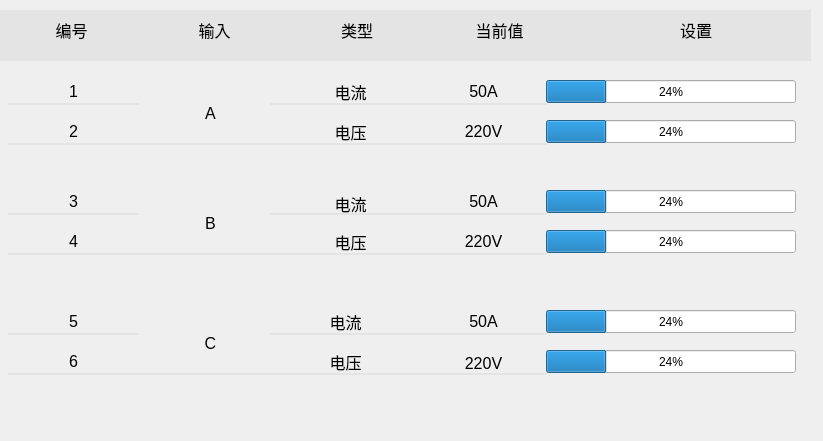
<?xml version="1.0" encoding="UTF-8"?>
<ui version="4.0">
 <class>MajorSetting</class>
 <widget class="QWidget" name="MajorSetting">
  <property name="geometry">
   <rect>
    <x>0</x>
    <y>0</y>
    <width>823</width>
    <height>441</height>
   </rect>
  </property>
  <property name="windowTitle">
   <string>Form</string>
  </property>
  <property name="styleSheet">
   <string notr="true">QLabel{
	border-left:none;
	border-right:none;
	border-top: none;
	border-bottom:2px solid rgb(228,228,228);
}</string>
  </property>
  <widget class="QWidget" name="widget_2" native="true">
   <property name="geometry">
    <rect>
     <x>0</x>
     <y>10</y>
     <width>811</width>
     <height>451</height>
    </rect>
   </property>
   <property name="styleSheet">
    <string notr="true"/>
   </property>
   <widget class="QWidget" name="widget_3" native="true">
    <property name="geometry">
     <rect>
      <x>0</x>
      <y>-10</y>
      <width>821</width>
      <height>61</height>
     </rect>
    </property>
    <property name="styleSheet">
     <string notr="true"/>
    </property>
    <layout class="QHBoxLayout" name="horizontalLayout_2">
     <property name="spacing">
      <number>0</number>
     </property>
     <item>
      <widget class="QLabel" name="label_4">
       <property name="font">
        <font>
         <pointsize>12</pointsize>
        </font>
       </property>
       <property name="styleSheet">
        <string notr="true">background-color: rgb(228,228,228);
color: rgb(0,0,0);</string>
       </property>
       <property name="text">
        <string>编号</string>
       </property>
       <property name="alignment">
        <set>Qt::AlignCenter</set>
       </property>
      </widget>
     </item>
     <item>
      <widget class="QLabel" name="label_5">
       <property name="font">
        <font>
         <pointsize>12</pointsize>
        </font>
       </property>
       <property name="styleSheet">
        <string notr="true">background-color: rgb(228,228,228);
color: rgb(0,0,0);</string>
       </property>
       <property name="text">
        <string>输入</string>
       </property>
       <property name="alignment">
        <set>Qt::AlignCenter</set>
       </property>
      </widget>
     </item>
     <item>
      <widget class="QLabel" name="label_6">
       <property name="font">
        <font>
         <pointsize>12</pointsize>
        </font>
       </property>
       <property name="styleSheet">
        <string notr="true">background-color: rgb(228,228,228);
color: rgb(0,0,0);</string>
       </property>
       <property name="text">
        <string>类型</string>
       </property>
       <property name="alignment">
        <set>Qt::AlignCenter</set>
       </property>
      </widget>
     </item>
     <item>
      <widget class="QLabel" name="label_7">
       <property name="font">
        <font>
         <pointsize>12</pointsize>
        </font>
       </property>
       <property name="styleSheet">
        <string notr="true">background-color: rgb(228,228,228);
color: rgb(0,0,0);</string>
       </property>
       <property name="text">
        <string>当前值</string>
       </property>
       <property name="alignment">
        <set>Qt::AlignCenter</set>
       </property>
      </widget>
     </item>
     <item>
      <widget class="QLabel" name="label_8">
       <property name="minimumSize">
        <size>
         <width>250</width>
         <height>0</height>
        </size>
       </property>
       <property name="font">
        <font>
         <pointsize>12</pointsize>
        </font>
       </property>
       <property name="styleSheet">
        <string notr="true">background-color: rgb(228,228,228);
color: rgb(0,0,0);</string>
       </property>
       <property name="text">
        <string>设置</string>
       </property>
       <property name="alignment">
        <set>Qt::AlignCenter</set>
       </property>
      </widget>
     </item>
    </layout>
   </widget>
   <widget class="QLabel" name="label_9">
    <property name="geometry">
     <rect>
      <x>8</x>
      <y>70</y>
      <width>131</width>
      <height>25</height>
     </rect>
    </property>
    <property name="font">
     <font>
      <pointsize>12</pointsize>
     </font>
    </property>
    <property name="styleSheet">
     <string notr="true"/>
    </property>
    <property name="text">
     <string>1</string>
    </property>
    <property name="alignment">
     <set>Qt::AlignCenter</set>
    </property>
   </widget>
   <widget class="QLabel" name="label_11">
    <property name="geometry">
     <rect>
      <x>270</x>
      <y>70</y>
      <width>161</width>
      <height>25</height>
     </rect>
    </property>
    <property name="font">
     <font>
      <pointsize>12</pointsize>
     </font>
    </property>
    <property name="styleSheet">
     <string notr="true"/>
    </property>
    <property name="text">
     <string>电流</string>
    </property>
    <property name="alignment">
     <set>Qt::AlignCenter</set>
    </property>
   </widget>
   <widget class="QLabel" name="label_1_cur">
    <property name="geometry">
     <rect>
      <x>420</x>
      <y>70</y>
      <width>127</width>
      <height>25</height>
     </rect>
    </property>
    <property name="font">
     <font>
      <pointsize>12</pointsize>
     </font>
    </property>
    <property name="styleSheet">
     <string notr="true"/>
    </property>
    <property name="text">
     <string>50A</string>
    </property>
    <property name="alignment">
     <set>Qt::AlignCenter</set>
    </property>
   </widget>
   <widget class="QLabel" name="label_14">
    <property name="geometry">
     <rect>
      <x>270</x>
      <y>110</y>
      <width>161</width>
      <height>25</height>
     </rect>
    </property>
    <property name="font">
     <font>
      <pointsize>12</pointsize>
     </font>
    </property>
    <property name="styleSheet">
     <string notr="true"/>
    </property>
    <property name="text">
     <string>电压</string>
    </property>
    <property name="alignment">
     <set>Qt::AlignCenter</set>
    </property>
   </widget>
   <widget class="QLabel" name="label_15">
    <property name="geometry">
     <rect>
      <x>8</x>
      <y>110</y>
      <width>131</width>
      <height>25</height>
     </rect>
    </property>
    <property name="font">
     <font>
      <pointsize>12</pointsize>
     </font>
    </property>
    <property name="styleSheet">
     <string notr="true"/>
    </property>
    <property name="text">
     <string>2</string>
    </property>
    <property name="alignment">
     <set>Qt::AlignCenter</set>
    </property>
   </widget>
   <widget class="QLabel" name="label_16">
    <property name="geometry">
     <rect>
      <x>130</x>
      <y>74</y>
      <width>161</width>
      <height>61</height>
     </rect>
    </property>
    <property name="font">
     <font>
      <pointsize>12</pointsize>
     </font>
    </property>
    <property name="styleSheet">
     <string notr="true"/>
    </property>
    <property name="text">
     <string>A</string>
    </property>
    <property name="alignment">
     <set>Qt::AlignCenter</set>
    </property>
   </widget>
   <widget class="QLabel" name="label_1_vol">
    <property name="geometry">
     <rect>
      <x>420</x>
      <y>110</y>
      <width>127</width>
      <height>25</height>
     </rect>
    </property>
    <property name="font">
     <font>
      <pointsize>12</pointsize>
     </font>
    </property>
    <property name="styleSheet">
     <string notr="true"/>
    </property>
    <property name="text">
     <string>220V</string>
    </property>
    <property name="alignment">
     <set>Qt::AlignCenter</set>
    </property>
   </widget>
   <widget class="QLabel" name="label_19">
    <property name="geometry">
     <rect>
      <x>270</x>
      <y>184</y>
      <width>161</width>
      <height>21</height>
     </rect>
    </property>
    <property name="font">
     <font>
      <pointsize>12</pointsize>
     </font>
    </property>
    <property name="styleSheet">
     <string notr="true"/>
    </property>
    <property name="text">
     <string>电流</string>
    </property>
    <property name="alignment">
     <set>Qt::AlignCenter</set>
    </property>
   </widget>
   <widget class="QLabel" name="label_20">
    <property name="geometry">
     <rect>
      <x>8</x>
      <y>180</y>
      <width>131</width>
      <height>25</height>
     </rect>
    </property>
    <property name="font">
     <font>
      <pointsize>12</pointsize>
     </font>
    </property>
    <property name="styleSheet">
     <string notr="true"/>
    </property>
    <property name="text">
     <string>3</string>
    </property>
    <property name="alignment">
     <set>Qt::AlignCenter</set>
    </property>
   </widget>
   <widget class="QLabel" name="label_21">
    <property name="geometry">
     <rect>
      <x>8</x>
      <y>220</y>
      <width>131</width>
      <height>25</height>
     </rect>
    </property>
    <property name="font">
     <font>
      <pointsize>12</pointsize>
     </font>
    </property>
    <property name="styleSheet">
     <string notr="true"/>
    </property>
    <property name="text">
     <string>4</string>
    </property>
    <property name="alignment">
     <set>Qt::AlignCenter</set>
    </property>
   </widget>
   <widget class="QLabel" name="label_2_vol">
    <property name="geometry">
     <rect>
      <x>420</x>
      <y>220</y>
      <width>127</width>
      <height>25</height>
     </rect>
    </property>
    <property name="font">
     <font>
      <pointsize>12</pointsize>
     </font>
    </property>
    <property name="styleSheet">
     <string notr="true"/>
    </property>
    <property name="text">
     <string>220V</string>
    </property>
    <property name="alignment">
     <set>Qt::AlignCenter</set>
    </property>
   </widget>
   <widget class="QLabel" name="label_2_cur">
    <property name="geometry">
     <rect>
      <x>420</x>
      <y>180</y>
      <width>127</width>
      <height>25</height>
     </rect>
    </property>
    <property name="font">
     <font>
      <pointsize>12</pointsize>
     </font>
    </property>
    <property name="styleSheet">
     <string notr="true"/>
    </property>
    <property name="text">
     <string>50A</string>
    </property>
    <property name="alignment">
     <set>Qt::AlignCenter</set>
    </property>
   </widget>
   <widget class="QLabel" name="label_26">
    <property name="geometry">
     <rect>
      <x>130</x>
      <y>184</y>
      <width>161</width>
      <height>61</height>
     </rect>
    </property>
    <property name="font">
     <font>
      <pointsize>12</pointsize>
     </font>
    </property>
    <property name="styleSheet">
     <string notr="true"/>
    </property>
    <property name="text">
     <string>B</string>
    </property>
    <property name="alignment">
     <set>Qt::AlignCenter</set>
    </property>
   </widget>
   <widget class="QLabel" name="label_27">
    <property name="geometry">
     <rect>
      <x>270</x>
      <y>220</y>
      <width>161</width>
      <height>25</height>
     </rect>
    </property>
    <property name="font">
     <font>
      <pointsize>12</pointsize>
     </font>
    </property>
    <property name="styleSheet">
     <string notr="true"/>
    </property>
    <property name="text">
     <string>电压</string>
    </property>
    <property name="alignment">
     <set>Qt::AlignCenter</set>
    </property>
   </widget>
   <widget class="QLabel" name="label_3_vol">
    <property name="geometry">
     <rect>
      <x>420</x>
      <y>344</y>
      <width>127</width>
      <height>21</height>
     </rect>
    </property>
    <property name="font">
     <font>
      <pointsize>12</pointsize>
     </font>
    </property>
    <property name="styleSheet">
     <string notr="true"/>
    </property>
    <property name="text">
     <string>220V</string>
    </property>
    <property name="alignment">
     <set>Qt::AlignCenter</set>
    </property>
   </widget>
   <widget class="QLabel" name="label_3_cur">
    <property name="geometry">
     <rect>
      <x>420</x>
      <y>300</y>
      <width>127</width>
      <height>25</height>
     </rect>
    </property>
    <property name="font">
     <font>
      <pointsize>12</pointsize>
     </font>
    </property>
    <property name="styleSheet">
     <string notr="true"/>
    </property>
    <property name="text">
     <string>50A</string>
    </property>
    <property name="alignment">
     <set>Qt::AlignCenter</set>
    </property>
   </widget>
   <widget class="QLabel" name="label_32">
    <property name="geometry">
     <rect>
      <x>8</x>
      <y>340</y>
      <width>131</width>
      <height>25</height>
     </rect>
    </property>
    <property name="font">
     <font>
      <pointsize>12</pointsize>
     </font>
    </property>
    <property name="styleSheet">
     <string notr="true"/>
    </property>
    <property name="text">
     <string>6</string>
    </property>
    <property name="alignment">
     <set>Qt::AlignCenter</set>
    </property>
   </widget>
   <widget class="QLabel" name="label_33">
    <property name="geometry">
     <rect>
      <x>8</x>
      <y>300</y>
      <width>131</width>
      <height>25</height>
     </rect>
    </property>
    <property name="font">
     <font>
      <pointsize>12</pointsize>
     </font>
    </property>
    <property name="styleSheet">
     <string notr="true"/>
    </property>
    <property name="text">
     <string>5</string>
    </property>
    <property name="alignment">
     <set>Qt::AlignCenter</set>
    </property>
   </widget>
   <widget class="QLabel" name="label_34">
    <property name="geometry">
     <rect>
      <x>270</x>
      <y>340</y>
      <width>151</width>
      <height>25</height>
     </rect>
    </property>
    <property name="font">
     <font>
      <pointsize>12</pointsize>
     </font>
    </property>
    <property name="styleSheet">
     <string notr="true"/>
    </property>
    <property name="text">
     <string>电压</string>
    </property>
    <property name="alignment">
     <set>Qt::AlignCenter</set>
    </property>
   </widget>
   <widget class="QLabel" name="label_35">
    <property name="geometry">
     <rect>
      <x>130</x>
      <y>304</y>
      <width>161</width>
      <height>61</height>
     </rect>
    </property>
    <property name="font">
     <font>
      <pointsize>12</pointsize>
     </font>
    </property>
    <property name="styleSheet">
     <string notr="true"/>
    </property>
    <property name="text">
     <string>C</string>
    </property>
    <property name="alignment">
     <set>Qt::AlignCenter</set>
    </property>
   </widget>
   <widget class="QLabel" name="label_38">
    <property name="geometry">
     <rect>
      <x>270</x>
      <y>300</y>
      <width>151</width>
      <height>25</height>
     </rect>
    </property>
    <property name="font">
     <font>
      <pointsize>12</pointsize>
     </font>
    </property>
    <property name="styleSheet">
     <string notr="true"/>
    </property>
    <property name="text">
     <string>电流</string>
    </property>
    <property name="alignment">
     <set>Qt::AlignCenter</set>
    </property>
   </widget>
   <widget class="MyProgressBar" name="progressBar">
    <property name="geometry">
     <rect>
      <x>546</x>
      <y>70</y>
      <width>250</width>
      <height>23</height>
     </rect>
    </property>
    <property name="styleSheet">
     <string notr="true"/>
    </property>
    <property name="value">
     <number>24</number>
    </property>
   </widget>
   <widget class="MyProgressBar" name="progressBar_2">
    <property name="geometry">
     <rect>
      <x>546</x>
      <y>110</y>
      <width>250</width>
      <height>23</height>
     </rect>
    </property>
    <property name="value">
     <number>24</number>
    </property>
   </widget>
   <widget class="MyProgressBar" name="progressBar_3">
    <property name="geometry">
     <rect>
      <x>546</x>
      <y>180</y>
      <width>250</width>
      <height>23</height>
     </rect>
    </property>
    <property name="value">
     <number>24</number>
    </property>
   </widget>
   <widget class="MyProgressBar" name="progressBar_4">
    <property name="geometry">
     <rect>
      <x>546</x>
      <y>220</y>
      <width>250</width>
      <height>23</height>
     </rect>
    </property>
    <property name="value">
     <number>24</number>
    </property>
   </widget>
   <widget class="MyProgressBar" name="progressBar_5">
    <property name="geometry">
     <rect>
      <x>546</x>
      <y>300</y>
      <width>250</width>
      <height>23</height>
     </rect>
    </property>
    <property name="value">
     <number>24</number>
    </property>
   </widget>
   <widget class="MyProgressBar" name="progressBar_6">
    <property name="geometry">
     <rect>
      <x>546</x>
      <y>340</y>
      <width>250</width>
      <height>23</height>
     </rect>
    </property>
    <property name="value">
     <number>24</number>
    </property>
   </widget>
  </widget>
 </widget>
 <customwidgets>
  <customwidget>
   <class>MyProgressBar</class>
   <extends>QProgressBar</extends>
   <header>myprogressbar.h</header>
  </customwidget>
 </customwidgets>
 <resources/>
 <connections/>
</ui>
